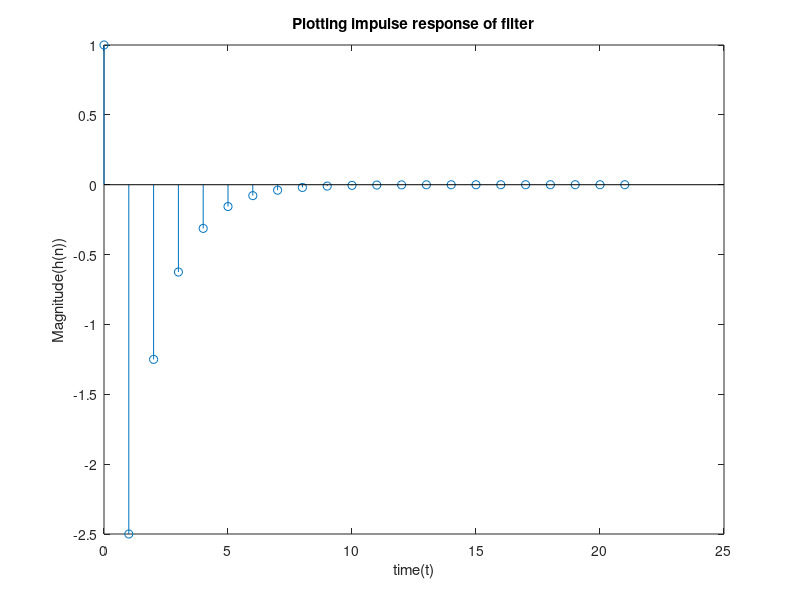

MATLAB code to generate this figure:
[h,t] = impz([1 -5 6],[1 -2.5 1]);
%calling function impz for values of coefficients of Numerator
%and denominator of a frequency response
stem(t,h);% plotting the stem plot of h vs t
title("Plotting impulse response of filter");
xlabel("time(t)");
ylabel("Magnitude(h(n))");